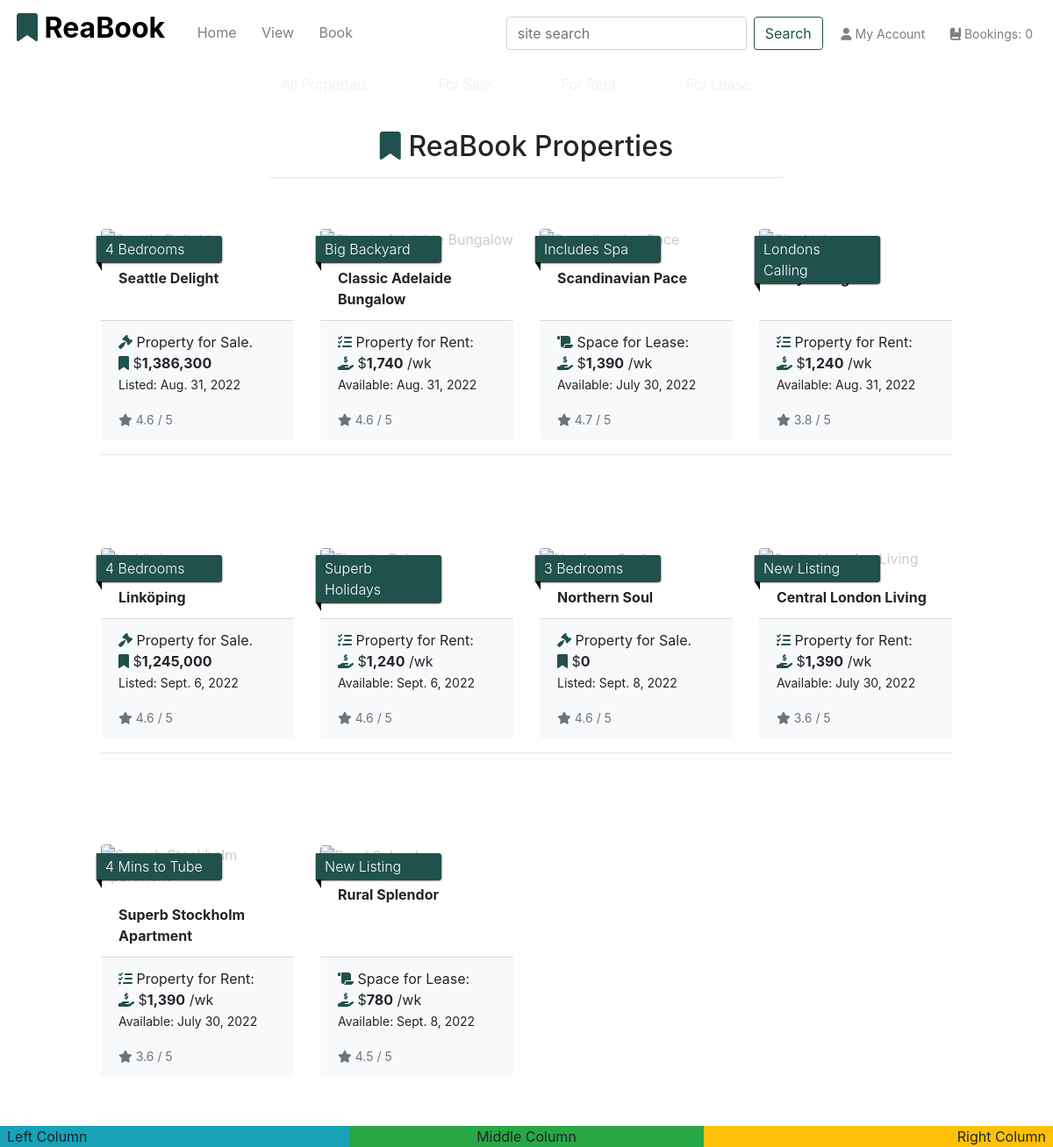
The page /properties/ on the database as committed earlier.
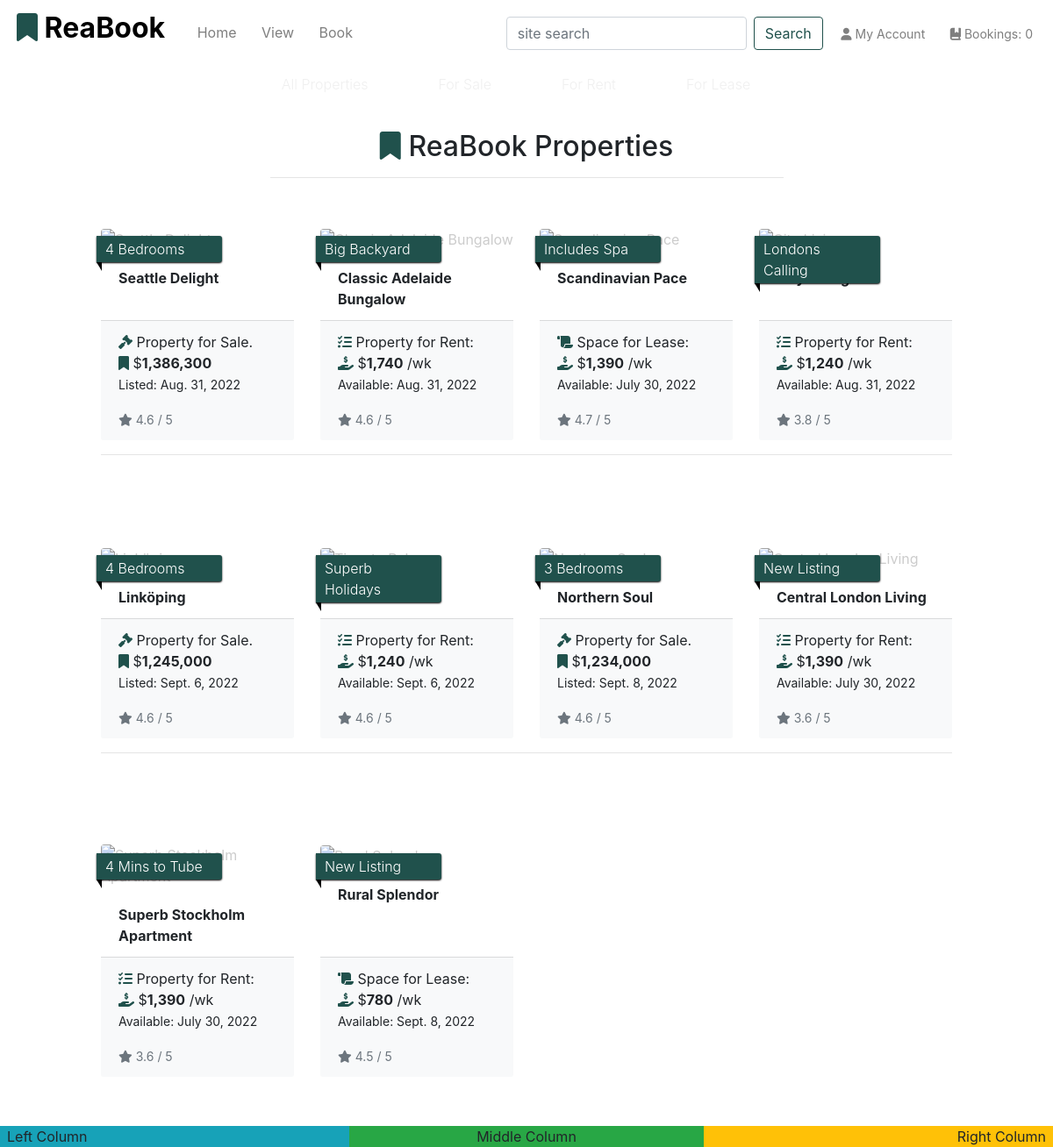
The same page on the database as committed later.
### app_properties/models.py (models this page shows, shortened)
class Property(models.Model):
    category = models.ForeignKey(
        'Category', null=True, blank=True, on_delete=models.SET_NULL
        )
    sector = models.ForeignKey(
        'Sector', null=True, blank=True, on_delete=models.SET_NULL
        )
    title_no = models.CharField(max_length=254, null=True, blank=True)
    name = models.CharField(max_length=30)
    ribbon_feature = models.CharField(max_length=20, default="New Listing")
    description = models.TextField()
    sale_price = models.IntegerField(null=False, blank=False, default=1000000)
    rent_pw = models.IntegerField(null=False, blank=False, default=100000)
    rating = models.DecimalField(
        max_digits=3, decimal_places=1, null=True, blank=True
        )
    main_image_url = models.URLField(max_length=1024, null=True, blank=True)
    main_image = models.ImageField(null=True, blank=True)
    bath_image = models.ImageField(null=True, blank=True)
    kitchen_image = models.ImageField(null=True, blank=True)
    bedroom_image = models.ImageField(null=True, blank=True)
    living_image = models.ImageField(null=True, blank=True)
    main_image = models.ImageField(null=True, blank=True)
    bedrooms = models.IntegerField(null=False, blank=False)
    bathrooms = models.IntegerField(null=False, blank=False)
    carports = models.IntegerField(null=False, blank=False)
    land_area = models.IntegerField(null=True, blank=True)
    building_area = models.IntegerField(null=True, blank=True)
    air_conditioning = models.IntegerField(null=False, blank=False)
    unit_no = models.IntegerField(null=True, blank=True)
    house_no = models.IntegerField(null=True, blank=False, default="No.")
    level = models.IntegerField(null=True, blank=True)
    street = models.CharField(max_length=40, null=True, blank=False, default='Street')
    suburb = models.CharField(max_length=40)
    city = models.CharField(max_length=40)
    state = models.CharField(max_length=40, null=True, blank=True)
    country = models.CharField(max_length=40, null=True, blank=True)
    postcode = models.CharField(max_length=10)
    build_date = models.DateField(null=True, blank=True)
    list_date = models.DateField(auto_now_add=True)
    list_duration = models.IntegerField(null=False, blank=False, default=30)
    date_available = models.DateField(null=True, blank=True)
    owner_fname = models.CharField(max_length=254, null=True, blank=False)
    owner_lname = models.CharField(max_length=254, null=True, blank=False)
    viewings = models.BooleanField(default=True)
    class Meta:
        verbose_name_plural = 'Properties'
        get_latest_by = 'list_date'

### app_properties/views.py (the view, shortened to what this page needs)
# urls.py: path('', views.all_properties, name='properties'),
def all_properties(request):
    properties = Property.objects.all()
    query = None
    categories = None
    sectors = None
    context = {
        'properties': properties,
        'search_term': query,
        'current_categories': categories,
        'current_sectors': sectors,
    }
    return render(request, 'properties/properties.html', context)

### app_properties/templates/properties/properties.html (shortened to what this page needs)
{% extends 'base.html' %}
{% load static %}
{% load humanize %}
{% block page_header %}
<div class="container header-container-subpages">
</div>
{% endblock %}
{% block content %}
<div class="container-fluid">
    <div class="row">
        <div class="col text-center mt-4">
            <h2 class="logo-font"><i class="fas fa-bookmark reabook-logo"></i> ReaBook Properties</h2>
            <hr class="w-50 mb-2">
        </div>
    </div>
    <div class="row">
        <div class="product-container col-10 offset-1">
            <div class="row">
                {% for prop in properties %}
                <div class="col-sm-6 col-md-6 col-lg-4 col-xl-3">
                    <div class="card property-card h-100 border-0">
                        <p class="ribbon font-weight-light">{{ prop.ribbon_feature }}</p>
                        {% if prop.main_image %}
                        <a href="{% url 'property_detail' prop.id %}">
                        </a>
                        {% else %}
                        <a href="{% url 'property_detail' prop.id %}">
                            <img class="card-img-top img-fluid rounded" src="https://res.cloudinary.com/yodakode/image/upload/v1661942864/ReaBook/noimage_448px_fwcaik.jpg" alt="{{ prop.name }}">
                        </a>
                        {% endif %}
                        <div class="card-body pb-2">
                            <p class="mb-0 font-weight-bold">{{ prop.name }}</p>
                        </div>
                        <div class="card-footer bg-light mt-1 bt-1 text-left">
                            <div class="row">
                                <div class="col">
                                    <p class="lead mb-0 text-left font-weight-bold">
                                        {% if prop.category.pk == 1 %}
                                            <p class="fw-lighter fs-5"><i class="fas fa-gavel reabook-logo"></i> Property for Sale.
                                                <br><i class="fas fa-bookmark reabook-logo"></i> $<strong>{{ prop.sale_price|intcomma }}</strong>
                                                <br><small>Listed: {{ prop.list_date }}</small></p>
                                            </p>
                                        {% elif prop.category.pk == 2 %}
                                            <p class="fw-lighter fs-6"><i class="fas fa-tasks reabook-logo"></i> Property for Rent:
                                                <br><i class="fas fa-hand-holding-usd reabook-logo"></i> $<strong>{{ prop.rent_pw|intcomma }}</strong> /wk
                                                <br><small>Available: {{ prop.date_available }}</small></p>
                                        {% else %}
                                            <p class="fw-lighter fs-6"><i class="fa-solid fa-scroll reabook-logo"></i> Space for Lease:
                                                <br><i class="fas fa-hand-holding-usd reabook-logo"></i> $<strong>{{ prop.rent_pw|intcomma }}</strong> /wk
                                                <br><small>Available: {{ prop.date_available }}</small></p>
                                        {% endif %}
                                    </p>
                                    {% if prop.rating %}
                                    <small class="text-muted"><i class="fas fa-star mr-1"></i>{{ prop.rating }} / 5</small>
                                    {% else %}
                                    <small class="text-muted">Not Rating Yet</small>
                                    {% endif %}
                                </div>
                            </div>
                        </div>
                    </div>
                </div>
                {% if forloop.counter|divisibleby:4 %}
                    <div class="col-12 d-none d-xl-block mb-5">
                        <hr>
                    </div>
                {% endif %}
            {% endfor %}
            </div>
        </div>
    </div>
</div>
{% endblock %}

Rows that differ between the two databases and show on the page:
changed Property "3 Bedrooms": sale_price "0" → "1,234,000"
